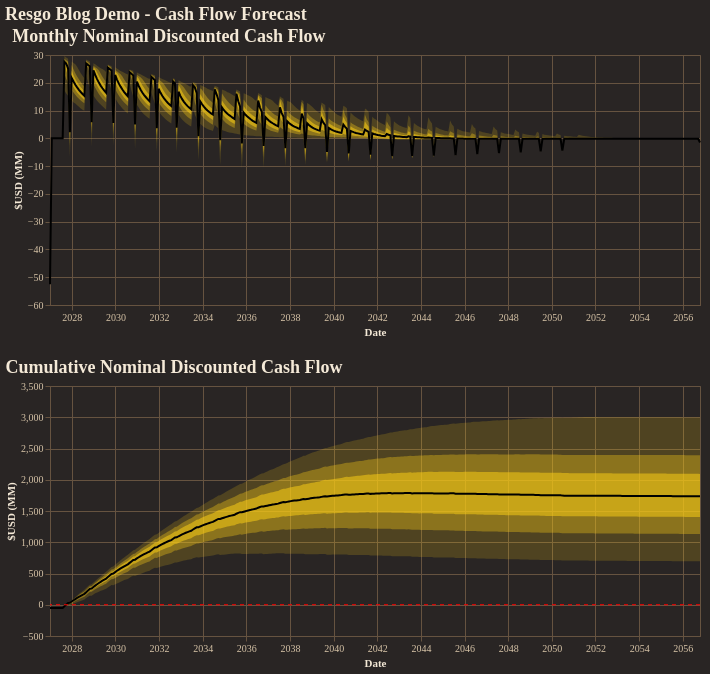

The code cell stored with this chart in its notebook:
### Code cell
fig = reporter.plotter.combined_cash_flow_plot(
    figsize=(650, 250),
    backend=PLOTTING_BACKEND
)
fig.show()

### Figure 1 — Vega-Lite specification as saved in the notebook (floating-point values rounded to 4 significant figures; data arrays with more than 128 entries replaced by an {"elided": "..."} marker saying what was removed)
{"config": {"background": "#292524", "view": {"fill": "#292524", "stroke": "#665340"}, "title": {"color": "#f4e9d7", "font": "Merriweather", "fontSize": 18, "fontWeight": 600, "subtitleColor": "#d5c2a6", "anchor": "start"}, "axis": {"domainColor": "#665340", "gridColor": "#665340", "tickColor": "#665340", "labelColor": "#d5c2a6", "titleColor": "#f4e9d7", "labelFont": "Merriweather", "titleFont": "Merriweather"}, "legend": {"titleColor": "#f4e9d7", "labelColor": "#d5c2a6", "labelFont": "Merriweather", "titleFont": "Merriweather", "orient": "top-right", "symbolType": "circle"}, "header": {"labelColor": "#d5c2a6", "titleColor": "#f4e9d7", "labelFont": "Merriweather", "titleFont": "Merriweather"}, "mark": {"color": "#c78d3b"}, "line": {"color": "#c78d3b"}, "bar": {"color": "#c78d3b"}, "point": {"color": "#ddb06d"}, "area": {"color": "#c78d3b", "opacity": 0.35}, "text": {"color": "#f4e9d7", "font": "Merriweather"}, "range": {"category": ["#5DA5DA", "#F28E2B", "#59C36A", "#E15759", "#B07AA1", "#4ECDC4", "#FF9DA7", "#EDC948"]}}, "vconcat": [{"layer": [{"mark": {"type": "area", "color": "rgba(250, 204, 21, 1.0)", "opacity": 0.18}, "encoding": {"tooltip": [{"field": "date", "title": "Date", "type": "temporal"}, {"field": "p01", "format": ",.2f", "title": "P01", "type": "quantitative"}, {"field": "p10", "format": ",.2f", "title": "P10", "type": "quantitative"}, {"field": "p25", "format": ",.2f", "title": "P25", "type": "quantitative"}, {"field": "p50", "format": ",.2f", "title": "P50", "type": "quantitative"}, {"field": "p75", "format": ",.2f", "title": "P75", "type": "quantitative"}, {"field": "p90", "format": ",.2f", "title": "P90", "type": "quantitative"}, {"field": "p99", "format": ",.2f", "title": "P99", "type": "quantitative"}], "x": {"field": "date", "title": "Date", "type": "temporal"}, "y": {"field": "p01", "title": "$USD (MM)", "type": "quantitative"}, "y2": {"field": "p99"}}}, {"mark": {"type": "area", "color": "rgba(250, 204, 21, 1.0)", "opacity": 0.35}, "encoding": {"tooltip": [{"field": "date", "title": "Date", "type": "temporal"}, {"field": "p01", "format": ",.2f", "title": "P01", "type": "quantitative"}, {"field": "p10", "format": ",.2f", "title": "P10", "type": "quantitative"}, {"field": "p25", "format": ",.2f", "title": "P25", "type": "quantitative"}, {"field": "p50", "format": ",.2f", "title": "P50", "type": "quantitative"}, {"field": "p75", "format": ",.2f", "title": "P75", "type": "quantitative"}, {"field": "p90", "format": ",.2f", "title": "P90", "type": "quantitative"}, {"field": "p99", "format": ",.2f", "title": "P99", "type": "quantitative"}], "x": {"field": "date", "title": "Date", "type": "temporal"}, "y": {"field": "p10", "title": "$USD (MM)", "type": "quantitative"}, "y2": {"field": "p90"}}}, {"mark": {"type": "area", "color": "rgba(250, 204, 21, 1.0)", "opacity": 0.55}, "encoding": {"tooltip": [{"field": "date", "title": "Date", "type": "temporal"}, {"field": "p01", "format": ",.2f", "title": "P01", "type": "quantitative"}, {"field": "p10", "format": ",.2f", "title": "P10", "type": "quantitative"}, {"field": "p25", "format": ",.2f", "title": "P25", "type": "quantitative"}, {"field": "p50", "format": ",.2f", "title": "P50", "type": "quantitative"}, {"field": "p75", "format": ",.2f", "title": "P75", "type": "quantitative"}, {"field": "p90", "format": ",.2f", "title": "P90", "type": "quantitative"}, {"field": "p99", "format": ",.2f", "title": "P99", "type": "quantitative"}], "x": {"field": "date", "title": "Date", "type": "temporal"}, "y": {"field": "p25", "title": "$USD (MM)", "type": "quantitative"}, "y2": {"field": "p75"}}}, {"mark": {"type": "line", "color": "black", "strokeWidth": 2}, "encoding": {"tooltip": [{"field": "date", "title": "Date", "type": "temporal"}, {"field": "p01", "format": ",.2f", "title": "P01", "type": "quantitative"}, {"field": "p10", "format": ",.2f", "title": "P10", "type": "quantitative"}, {"field": "p25", "format": ",.2f", "title": "P25", "type": "quantitative"}, {"field": "p50", "format": ",.2f", "title": "P50", "type": "quantitative"}, {"field": "p75", "format": ",.2f", "title": "P75", "type": "quantitative"}, {"field": "p90", "format": ",.2f", "title": "P90", "type": "quantitative"}, {"field": "p99", "format": ",.2f", "title": "P99", "type": "quantitative"}], "x": {"field": "date", "title": "Date", "type": "temporal"}, "y": {"field": "p50", "title": "$USD (MM)", "type": "quantitative"}}}], "data": {"name": "data-4090818a2349e0103613b51c8a3859f9"}, "height": 250, "title": "Monthly Nominal Discounted Cash Flow", "width": 650}, {"layer": [{"layer": [{"mark": {"type": "area", "color": "rgba(250, 204, 21, 1.0)", "opacity": 0.18}, "encoding": {"tooltip": [{"field": "date", "title": "Date", "type": "temporal"}, {"field": "p01", "format": ",.2f", "title": "P01", "type": "quantitative"}, {"field": "p10", "format": ",.2f", "title": "P10", "type": "quantitative"}, {"field": "p25", "format": ",.2f", "title": "P25", "type": "quantitative"}, {"field": "p50", "format": ",.2f", "title": "P50", "type": "quantitative"}, {"field": "p75", "format": ",.2f", "title": "P75", "type": "quantitative"}, {"field": "p90", "format": ",.2f", "title": "P90", "type": "quantitative"}, {"field": "p99", "format": ",.2f", "title": "P99", "type": "quantitative"}], "x": {"field": "date", "title": "Date", "type": "temporal"}, "y": {"field": "p01", "title": "$USD (MM)", "type": "quantitative"}, "y2": {"field": "p99"}}}, {"mark": {"type": "area", "color": "rgba(250, 204, 21, 1.0)", "opacity": 0.35}, "encoding": {"tooltip": [{"field": "date", "title": "Date", "type": "temporal"}, {"field": "p01", "format": ",.2f", "title": "P01", "type": "quantitative"}, {"field": "p10", "format": ",.2f", "title": "P10", "type": "quantitative"}, {"field": "p25", "format": ",.2f", "title": "P25", "type": "quantitative"}, {"field": "p50", "format": ",.2f", "title": "P50", "type": "quantitative"}, {"field": "p75", "format": ",.2f", "title": "P75", "type": "quantitative"}, {"field": "p90", "format": ",.2f", "title": "P90", "type": "quantitative"}, {"field": "p99", "format": ",.2f", "title": "P99", "type": "quantitative"}], "x": {"field": "date", "title": "Date", "type": "temporal"}, "y": {"field": "p10", "title": "$USD (MM)", "type": "quantitative"}, "y2": {"field": "p90"}}}, {"mark": {"type": "area", "color": "rgba(250, 204, 21, 1.0)", "opacity": 0.55}, "encoding": {"tooltip": [{"field": "date", "title": "Date", "type": "temporal"}, {"field": "p01", "format": ",.2f", "title": "P01", "type": "quantitative"}, {"field": "p10", "format": ",.2f", "title": "P10", "type": "quantitative"}, {"field": "p25", "format": ",.2f", "title": "P25", "type": "quantitative"}, {"field": "p50", "format": ",.2f", "title": "P50", "type": "quantitative"}, {"field": "p75", "format": ",.2f", "title": "P75", "type": "quantitative"}, {"field": "p90", "format": ",.2f", "title": "P90", "type": "quantitative"}, {"field": "p99", "format": ",.2f", "title": "P99", "type": "quantitative"}], "x": {"field": "date", "title": "Date", "type": "temporal"}, "y": {"field": "p25", "title": "$USD (MM)", "type": "quantitative"}, "y2": {"field": "p75"}}}, {"mark": {"type": "line", "color": "black", "strokeWidth": 2}, "encoding": {"tooltip": [{"field": "date", "title": "Date", "type": "temporal"}, {"field": "p01", "format": ",.2f", "title": "P01", "type": "quantitative"}, {"field": "p10", "format": ",.2f", "title": "P10", "type": "quantitative"}, {"field": "p25", "format": ",.2f", "title": "P25", "type": "quantitative"}, {"field": "p50", "format": ",.2f", "title": "P50", "type": "quantitative"}, {"field": "p75", "format": ",.2f", "title": "P75", "type": "quantitative"}, {"field": "p90", "format": ",.2f", "title": "P90", "type": "quantitative"}, {"field": "p99", "format": ",.2f", "title": "P99", "type": "quantitative"}], "x": {"field": "date", "title": "Date", "type": "temporal"}, "y": {"field": "p50", "title": "$USD (MM)", "type": "quantitative"}}}], "data": {"name": "data-bbc3f2cff368803972ca652ee181af5b"}, "title": "Cumulative Nominal Discounted Cash Flow"}, {"data": {"name": "data-42990c68f268a11fa16682fcd3437a6f"}, "mark": {"type": "rule", "color": "red", "strokeDash": [4, 4]}, "encoding": {"y": {"field": "zero", "type": "quantitative"}}}], "height": 250, "width": 650}], "title": "Resgo Blog Demo - Cash Flow Forecast", "$schema": "https://vega.github.io/schema/vega-lite/v5.20.1.json", "datasets": {"data-4090818a2349e0103613b51c8a3859f9": {"elided": "360 records"}, "data-bbc3f2cff368803972ca652ee181af5b": {"elided": "360 records"}, "data-42990c68f268a11fa16682fcd3437a6f": [{"zero": 0}]}}
